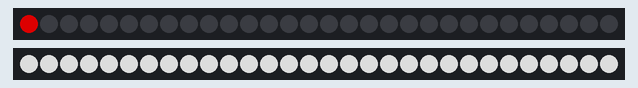
Recording of a sketch running on a simulated Arduino Nano, built with avr-gcc and run on an emulated ATmega328P. Parts: 2 × 30 RGB LEDs in strip order, left to right. Dim RGB values are drawn brighter than linear.

Above: at 0.1 s.
At 1.3 s:
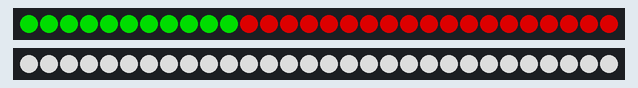
At 1.9 s:
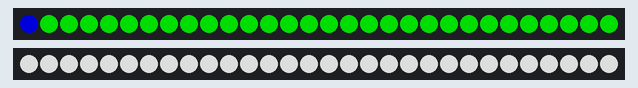
At 5.51 s:
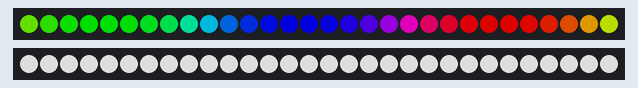
At 9.03 s:
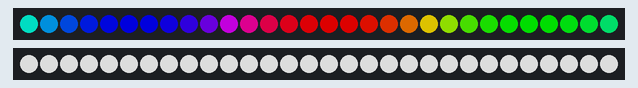
At 16.27 s:
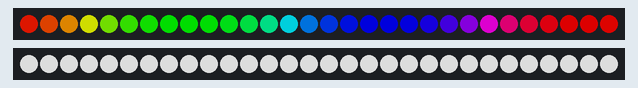

The sketch:

sketch_jul7a.ino
```cpp
// =============================================================
//  SK6812 フルカラーテープLED (1m / 30LED) 2系統制御スケッチ
//  対象ボード : Arduino Nano
//  ライブラリ : Adafruit NeoPixel
//
//  動作:
//    D6 のテープ -> レインボーが流れるアニメーション(従来どおり)
//    D5 のテープ -> 全LEDを白色で固定点灯
//
//  配線:
//    [D6テープ] DIN -> Arduino D6 (330Ω推奨), 5V -> 5V, GND -> GND
//    [D5テープ] DIN -> Arduino D5 (330Ω推奨), 5V -> 5V, GND -> GND
//  ※ どちらも「矢印の根元(DIN側)」を Arduino につなぐこと
//  ※ GND は全て共通にする
// =============================================================

#include <Adafruit_NeoPixel.h>

// ----- 設定 -----
#define LED_PIN_RGB    6    // レインボー側テープのデータピン(D6)
#define LED_PIN_WHITE  5    // 白色固定側テープのデータピン(D5)
#define LED_COUNT      30   // 各テープのLED数(どちらも30個)
#define BRIGHTNESS     150   // 明るさ 0〜255。USB給電なので低めに設定(電力対策)
                            // 2本に増えた分、電流も増えるので注意(下のメモ参照)

// 2本のテープをそれぞれ別オブジェクトとして生成
//   SK6812(RGB)は NEO_GRB + NEO_KHZ800 で動作する
Adafruit_NeoPixel strip(LED_COUNT, LED_PIN_RGB, NEO_GRB + NEO_KHZ800);        // D6: レインボー
Adafruit_NeoPixel stripWhite(LED_COUNT, LED_PIN_WHITE, NEO_GRB + NEO_KHZ800); // D5: 白固定

void setup() {
  // --- D6テープ(レインボー)の初期化 ---
  strip.begin();
  strip.setBrightness(BRIGHTNESS);
  strip.show();  // いったん全消灯

  // --- D5テープ(白固定)の初期化 ---
  stripWhite.begin();
  stripWhite.setBrightness(BRIGHTNESS);
  // 全LEDを白色(R=G=B=255)で点灯。SK6812はデータを保持するので一度だけ送ればよい
  for (int i = 0; i < stripWhite.numPixels(); i++) {
    stripWhite.setPixelColor(i, stripWhite.Color(255, 255, 255));
  }
  stripWhite.show();

  // --- 起動時の動作確認(D6のみ): 赤→緑→青を順番に全点灯 ---
  colorWipe(strip.Color(255, 0, 0), 30); // 赤
  colorWipe(strip.Color(0, 255, 0), 30); // 緑
  colorWipe(strip.Color(0, 0, 255), 30); // 青
}

void loop() {
  // D6のテープだけレインボーを流し続ける
  // (D5の白はsetupで点灯済み。保持されるのでloopで触らなくてよい)
  rainbow(10);
}

// 1個ずつ指定色で塗りつぶしていく(D6用)
void colorWipe(uint32_t color, int wait) {
  for (int i = 0; i < strip.numPixels(); i++) {
    strip.setPixelColor(i, color);
    strip.show();
    delay(wait);
  }
}

// テープ全体に虹色を流す(D6用)
void rainbow(int wait) {
  // 色相を一周(65536)させる
  for (long firstPixelHue = 0; firstPixelHue < 65536; firstPixelHue += 256) {
    for (int i = 0; i < strip.numPixels(); i++) {
      // 各LEDに少しずつ色相をずらして割り当てる
      int pixelHue = firstPixelHue + (i * 65536L / strip.numPixels());
      strip.setPixelColor(i, strip.gamma32(strip.ColorHSV(pixelHue)));
    }
    strip.show();
        delay(wait);
  }
}
```

Measured:
- by itself, everything shown: repeats every 12.5 s, in 256 steps
